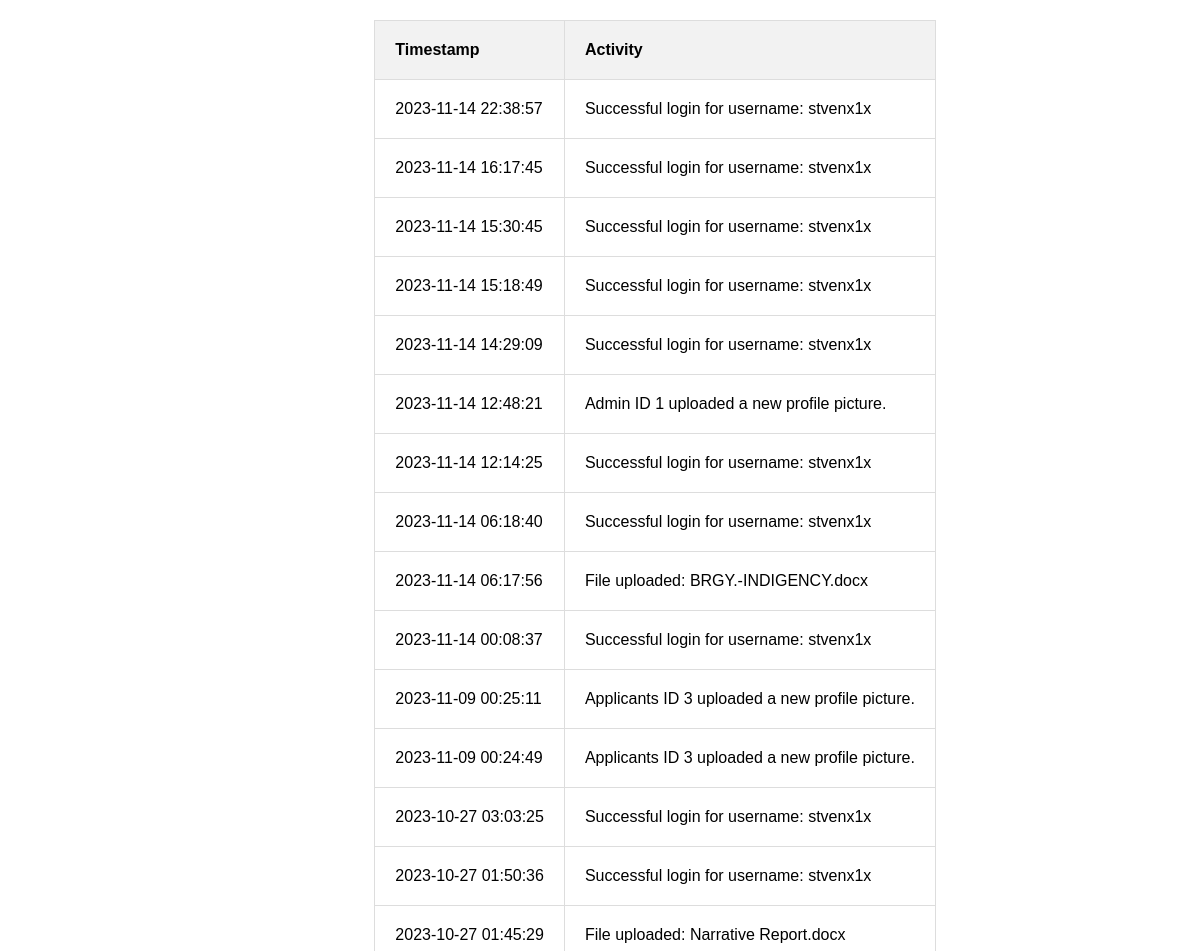
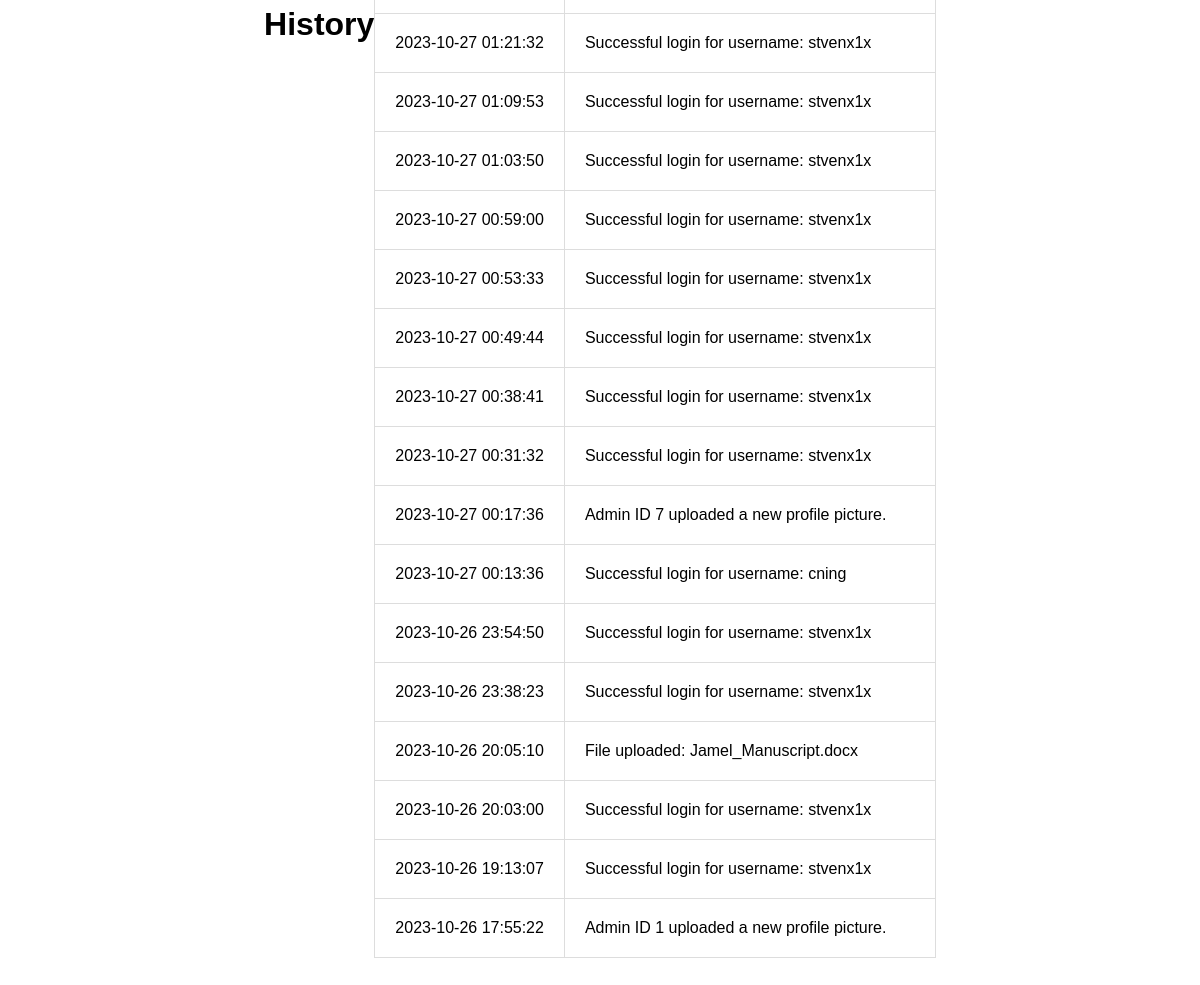
The app's page /dos_table2.php with its own data (2 pictures, top to bottom).
### tables this page shows
CREATE TABLE `activity_log` (
  `log_id` int(11) NOT NULL,
  `timestamp` timestamp NOT NULL DEFAULT current_timestamp() ON UPDATE current_timestamp(),
  `activity_message` text DEFAULT NULL
);

### dos_table2.php (the view, shortened to what this page needs)
<?php
include('connection.php');
$query = "SELECT * FROM activity_log ORDER BY timestamp DESC";
$result = mysqli_query($conn, $query);
$logEntries = array();
if ($result) {
    while ($row = mysqli_fetch_assoc($result)) {
        $logEntries[] = $row;
    }
}
?>
<!DOCTYPE html>
<html lang="en">
<head>
</head>
<body>
<h1 onclick="toggleLeft()">History</h1>
    <div class="tables-container">
        <table>
            <thead>
                <tr>
                    <th>Timestamp</th>
                    <th>Activity</th>
            </thead>
            <tbody>
                <?php
                foreach ($logEntries as $entry) {
                    echo '<tr>';
                    echo '<td class="timestamp">' . htmlspecialchars($entry['timestamp']) . '</td>';
                    echo '<td class="activity">' . htmlspecialchars($entry['activity_message']) . '</td>';
                    echo '</tr>';
                }
                ?>
            </tbody>
        </table>
    </div>
</body>
</html>

### dos_table2.php (style rules this page uses)
body { font-family: Arial, sans-serif; margin: 0; padding: 20px; display: flex; align-items: center; justify-content: center; min-height: 100vh; }
.tables-container { display: flex; flex-direction: column; align-items: center; }
table { width: 100%; border-collapse: collapse; margin-bottom: 20px; height: 60vh; }
th, td { padding: 20px; border: 1px solid #ddd; text-align: left; }
th { background-color: #f2f2f2; }
h1 { margin-bottom: 20px; position: sticky; top: 0; background-color: white; z-index: 100; cursor: pointer; transition: transform 0.3s ease-in-out; }

### records on screen
activity_log: timestamp "2023-11-14 22:38:57", activity_message "Successful login for username: stvenx1x"
activity_log: timestamp "2023-11-14 16:17:45", activity_message "Successful login for username: stvenx1x"
activity_log: timestamp "2023-11-14 15:30:45", activity_message "Successful login for username: stvenx1x"
activity_log: timestamp "2023-11-14 15:18:49", activity_message "Successful login for username: stvenx1x"
activity_log: timestamp "2023-11-14 14:29:09", activity_message "Successful login for username: stvenx1x"
activity_log: timestamp "2023-11-14 12:48:21", activity_message "Admin ID 1 uploaded a new profile picture."
activity_log: timestamp "2023-11-14 12:14:25", activity_message "Successful login for username: stvenx1x"
activity_log: timestamp "2023-11-14 06:18:40", activity_message "Successful login for username: stvenx1x"
activity_log: timestamp "2023-11-14 06:17:56", activity_message "File uploaded: BRGY.-INDIGENCY.docx"
activity_log: timestamp "2023-11-14 00:08:37", activity_message "Successful login for username: stvenx1x"
activity_log: timestamp "2023-11-09 00:25:11", activity_message "Applicants ID 3 uploaded a new profile picture."
activity_log: timestamp "2023-11-09 00:24:49", activity_message "Applicants ID 3 uploaded a new profile picture."
activity_log: timestamp "2023-10-27 03:03:25", activity_message "Successful login for username: stvenx1x"
activity_log: timestamp "2023-10-27 01:50:36", activity_message "Successful login for username: stvenx1x"
activity_log: timestamp "2023-10-27 01:45:29", activity_message "File uploaded: Narrative Report.docx"
activity_log: timestamp "2023-10-27 01:21:32", activity_message "Successful login for username: stvenx1x"
activity_log: timestamp "2023-10-27 01:09:53", activity_message "Successful login for username: stvenx1x"
activity_log: timestamp "2023-10-27 01:03:50", activity_message "Successful login for username: stvenx1x"
activity_log: timestamp "2023-10-27 00:59:00", activity_message "Successful login for username: stvenx1x"
activity_log: timestamp "2023-10-27 00:53:33", activity_message "Successful login for username: stvenx1x"
activity_log: timestamp "2023-10-27 00:49:44", activity_message "Successful login for username: stvenx1x"
activity_log: timestamp "2023-10-27 00:38:41", activity_message "Successful login for username: stvenx1x"
activity_log: timestamp "2023-10-27 00:31:32", activity_message "Successful login for username: stvenx1x"
activity_log: timestamp "2023-10-27 00:17:36", activity_message "Admin ID 7 uploaded a new profile picture."
activity_log: timestamp "2023-10-27 00:13:36", activity_message "Successful login for username: cning"
activity_log: timestamp "2023-10-26 23:54:50", activity_message "Successful login for username: stvenx1x"
activity_log: timestamp "2023-10-26 23:38:23", activity_message "Successful login for username: stvenx1x"
activity_log: timestamp "2023-10-26 20:05:10", activity_message "File uploaded: Jamel_Manuscript.docx"
activity_log: timestamp "2023-10-26 20:03:00", activity_message "Successful login for username: stvenx1x"
activity_log: timestamp "2023-10-26 19:13:07", activity_message "Successful login for username: stvenx1x"
activity_log: timestamp "2023-10-26 17:55:22", activity_message "Admin ID 1 uploaded a new profile picture."
